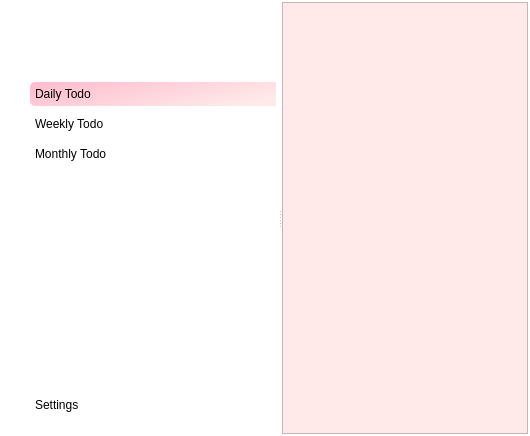
<?xml version="1.0" encoding="UTF-8"?>
<ui version="4.0">
 <class>MainWindow</class>
 <widget class="QMainWindow" name="MainWindow">
  <property name="geometry">
   <rect>
    <x>0</x>
    <y>0</y>
    <width>530</width>
    <height>436</height>
   </rect>
  </property>
  <property name="windowTitle">
   <string>MainWindow</string>
  </property>
  <property name="styleSheet">
   <string notr="true">*{
	background-color:transparent
}

#mainContentFrame{
	background-color:rgb(255, 233, 233);
}
#dailyPushButton{
	background-color: qlineargradient(spread:pad, x1:0, y1:0.142, x2:1, y2:0.58, stop:0 rgba(255, 189, 206, 255), stop:1 rgba(255, 233, 233, 255));
}

#settingsPushButton, #dailyPushButton, #weeklyPushButton, #monthlyPushButton{
	text-align:left;
	padding:5px;
	border-top-left-radius:5px;
	border-bottom-left-radius:5px;
}</string>
  </property>
  <widget class="QWidget" name="centralwidget">
   <layout class="QHBoxLayout" name="horizontalLayout">
    <property name="leftMargin">
     <number>0</number>
    </property>
    <property name="topMargin">
     <number>0</number>
    </property>
    <property name="rightMargin">
     <number>0</number>
    </property>
    <property name="bottomMargin">
     <number>0</number>
    </property>
    <item>
     <widget class="QFrame" name="bgFrame">
      <property name="sizePolicy">
       <sizepolicy hsizetype="Expanding" vsizetype="Expanding">
        <horstretch>0</horstretch>
        <verstretch>0</verstretch>
       </sizepolicy>
      </property>
      <property name="frameShape">
       <enum>QFrame::StyledPanel</enum>
      </property>
      <property name="frameShadow">
       <enum>QFrame::Raised</enum>
      </property>
      <layout class="QHBoxLayout" name="horizontalLayout_2">
       <property name="leftMargin">
        <number>0</number>
       </property>
       <property name="topMargin">
        <number>0</number>
       </property>
       <property name="rightMargin">
        <number>0</number>
       </property>
       <property name="bottomMargin">
        <number>0</number>
       </property>
       <item>
        <widget class="QFrame" name="frame">
         <property name="minimumSize">
          <size>
           <width>200</width>
           <height>0</height>
          </size>
         </property>
         <property name="frameShape">
          <enum>QFrame::StyledPanel</enum>
         </property>
         <property name="frameShadow">
          <enum>QFrame::Raised</enum>
         </property>
         <layout class="QHBoxLayout" name="horizontalLayout_3">
          <property name="spacing">
           <number>0</number>
          </property>
          <property name="leftMargin">
           <number>0</number>
          </property>
          <property name="topMargin">
           <number>0</number>
          </property>
          <property name="rightMargin">
           <number>0</number>
          </property>
          <property name="bottomMargin">
           <number>0</number>
          </property>
          <item>
           <widget class="QSplitter" name="splitter">
            <property name="orientation">
             <enum>Qt::Horizontal</enum>
            </property>
            <widget class="QFrame" name="sideMenuFrame">
             <property name="frameShape">
              <enum>QFrame::StyledPanel</enum>
             </property>
             <property name="frameShadow">
              <enum>QFrame::Raised</enum>
             </property>
             <layout class="QVBoxLayout" name="verticalLayout">
              <property name="leftMargin">
               <number>0</number>
              </property>
              <property name="topMargin">
               <number>63</number>
              </property>
              <property name="rightMargin">
               <number>0</number>
              </property>
              <property name="bottomMargin">
               <number>0</number>
              </property>
              <item>
               <widget class="QFrame" name="topFrame">
                <property name="frameShape">
                 <enum>QFrame::StyledPanel</enum>
                </property>
                <property name="frameShadow">
                 <enum>QFrame::Raised</enum>
                </property>
                <layout class="QVBoxLayout" name="verticalLayout_2">
                 <property name="leftMargin">
                  <number>26</number>
                 </property>
                 <property name="topMargin">
                  <number>15</number>
                 </property>
                 <property name="rightMargin">
                  <number>0</number>
                 </property>
                 <property name="bottomMargin">
                  <number>15</number>
                 </property>
                 <item>
                  <widget class="QPushButton" name="dailyPushButton">
                   <property name="cursor">
                    <cursorShape>PointingHandCursor</cursorShape>
                   </property>
                   <property name="text">
                    <string>Daily Todo</string>
                   </property>
                  </widget>
                 </item>
                 <item>
                  <widget class="QPushButton" name="weeklyPushButton">
                   <property name="cursor">
                    <cursorShape>PointingHandCursor</cursorShape>
                   </property>
                   <property name="text">
                    <string>Weekly Todo</string>
                   </property>
                  </widget>
                 </item>
                 <item>
                  <widget class="QPushButton" name="monthlyPushButton">
                   <property name="cursor">
                    <cursorShape>PointingHandCursor</cursorShape>
                   </property>
                   <property name="text">
                    <string>Monthly Todo</string>
                   </property>
                  </widget>
                 </item>
                </layout>
               </widget>
              </item>
              <item>
               <spacer name="verticalSpacer">
                <property name="orientation">
                 <enum>Qt::Vertical</enum>
                </property>
                <property name="sizeHint" stdset="0">
                 <size>
                  <width>20</width>
                  <height>40</height>
                 </size>
                </property>
               </spacer>
              </item>
              <item>
               <widget class="QFrame" name="bottomFrame">
                <property name="frameShape">
                 <enum>QFrame::StyledPanel</enum>
                </property>
                <property name="frameShadow">
                 <enum>QFrame::Raised</enum>
                </property>
                <layout class="QVBoxLayout" name="verticalLayout_3">
                 <property name="leftMargin">
                  <number>26</number>
                 </property>
                 <property name="topMargin">
                  <number>15</number>
                 </property>
                 <property name="rightMargin">
                  <number>0</number>
                 </property>
                 <property name="bottomMargin">
                  <number>15</number>
                 </property>
                 <item>
                  <widget class="QPushButton" name="settingsPushButton">
                   <property name="cursor">
                    <cursorShape>PointingHandCursor</cursorShape>
                   </property>
                   <property name="text">
                    <string>Settings</string>
                   </property>
                  </widget>
                 </item>
                </layout>
               </widget>
              </item>
             </layout>
            </widget>
            <widget class="QFrame" name="mainContentFrame">
             <property name="frameShape">
              <enum>QFrame::StyledPanel</enum>
             </property>
             <property name="frameShadow">
              <enum>QFrame::Raised</enum>
             </property>
            </widget>
           </widget>
          </item>
         </layout>
        </widget>
       </item>
      </layout>
     </widget>
    </item>
   </layout>
  </widget>
 </widget>
 <resources/>
 <connections/>
</ui>
